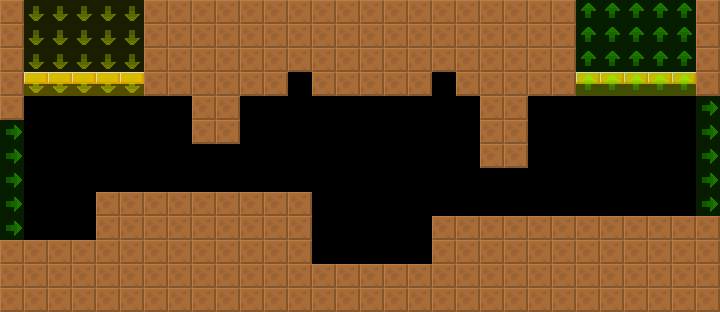

Tiled map render using the project's own tile images. Description and the map definition, with tile-layer contents summarised, below:
An orthogonal 30x13 tile map with 24x24 px tiles, 2 tile layers (col, lnk), 2 tilesets and 5 objects (3x Spikes, 2x Shooter).

<map version="1.4" tiledversion="1.4.2" orientation="orthogonal" renderorder="right-down" width="30" height="13" tilewidth="24" tileheight="24" infinite="0" nextlayerid="4" nextobjectid="8">
 <tileset firstgid="6" source="../../lnk.tsx" />
 <tileset firstgid="1" source="../../col.tsx" />
 <layer id="1" name="col" width="30" height="13">
  <data>[390 cells, 214 non-empty, 2 distinct tile ids]</data>
 </layer>
 <layer id="2" name="lnk" width="30" height="13" opacity="0.5">
  <data>[390 cells, 50 non-empty, 3 distinct tile ids]</data>
 </layer>
 <objectgroup id="3" name="markers" opacity="0.5">
  <object id="1" name="Shooter" type="Shooter" x="288" y="72" width="24" height="24">
   <properties>
    <property name="yr" value="0" />
    <property name="xr" value="0" />
    <property name="customId" value="down_1" />
   </properties>
  </object>
  <object id="2" name="Shooter" type="Shooter" x="432" y="72" width="24" height="24">
   <properties>
    <property name="yr" value="0" />
    <property name="xr" value="0" />
    <property name="customId" value="down_1" />
   </properties>
  </object>
  <object id="3" name="Spikes" type="Spikes" x="192" y="144" width="48" height="24">
   <properties>
    <property name="yr" value="0" />
    <property name="xr" value="0" />
   </properties>
  </object>
  <object id="4" name="Spikes" type="Spikes" x="480" y="168" width="48" height="24">
   <properties>
    <property name="yr" value="0" />
    <property name="xr" value="0" />
    <property name="customId" value="down" />
   </properties>
  </object>
  <object id="5" name="Spikes" type="Spikes" x="312" y="240" width="120" height="24">
   <properties>
    <property name="yr" value="0" />
    <property name="xr" value="0" />
   </properties>
  </object>
 </objectgroup>
</map>
